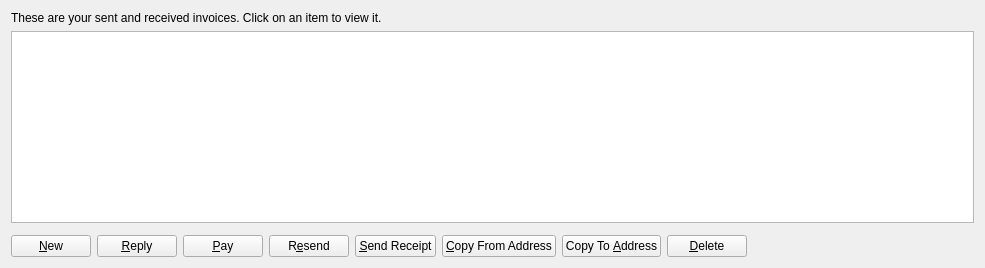
<?xml version="1.0" encoding="UTF-8"?>
<ui version="4.0">
 <class>InvoicePage</class>
 <widget class="QWidget" name="InvoicePage">
  <property name="geometry">
   <rect>
    <x>0</x>
    <y>0</y>
    <width>985</width>
    <height>268</height>
   </rect>
  </property>
  <property name="windowTitle">
   <string>Address Book</string>
  </property>
  <layout class="QVBoxLayout" name="verticalLayout">
   <item>
    <widget class="QLabel" name="labelExplanation">
     <property name="text">
      <string>These are your sent and received invoices. Click on an item to view it.</string>
     </property>
     <property name="textFormat">
      <enum>Qt::PlainText</enum>
     </property>
     <property name="wordWrap">
      <bool>true</bool>
     </property>
    </widget>
   </item>
   <item>
    <widget class="QTableView" name="tableView">
     <property name="contextMenuPolicy">
      <enum>Qt::CustomContextMenu</enum>
     </property>
     <property name="toolTip">
      <string>Double-click to edit address or label</string>
     </property>
     <property name="tabKeyNavigation">
      <bool>false</bool>
     </property>
     <property name="alternatingRowColors">
      <bool>true</bool>
     </property>
     <property name="selectionMode">
      <enum>QAbstractItemView::SingleSelection</enum>
     </property>
     <property name="selectionBehavior">
      <enum>QAbstractItemView::SelectRows</enum>
     </property>
     <property name="sortingEnabled">
      <bool>true</bool>
     </property>
     <attribute name="verticalHeaderVisible">
      <bool>false</bool>
     </attribute>
    </widget>
   </item>
   <item>
    <widget class="QWidget" name="invoiceView" native="true"/>
   </item>
   <item>
    <layout class="QHBoxLayout" name="horizontalLayout">
     <item>
      <widget class="QPushButton" name="newButton">
       <property name="text">
        <string>&amp;New</string>
       </property>
       <property name="icon">
        <iconset resource="../bitcoin.qrc">
         <normaloff>:/icons/add</normaloff>:/icons/add</iconset>
       </property>
      </widget>
     </item>
     <item>
      <widget class="QPushButton" name="replyButton">
       <property name="text">
        <string>&amp;Reply</string>
       </property>
       <property name="icon">
        <iconset resource="../bitcoin.qrc">
         <normaloff>:/icons/send</normaloff>:/icons/send</iconset>
       </property>
      </widget>
     </item>
     <item>
      <widget class="QPushButton" name="payButton">
       <property name="toolTip">
        <string>Sign a message to prove you own a PenCoin address</string>
       </property>
       <property name="text">
        <string>&amp;Pay</string>
       </property>
       <property name="icon">
        <iconset resource="../bitcoin.qrc">
         <normaloff>:/icons/send</normaloff>:/icons/send</iconset>
       </property>
      </widget>
     </item>
     <item>
      <widget class="QPushButton" name="resendButton">
       <property name="toolTip">
        <string>Sign a message to prove you own a PenCoin address</string>
       </property>
       <property name="text">
        <string>R&amp;esend</string>
       </property>
       <property name="icon">
        <iconset resource="../bitcoin.qrc">
         <normaloff>:/icons/send</normaloff>:/icons/send</iconset>
       </property>
      </widget>
     </item>
     <item>
      <widget class="QPushButton" name="receiptButton">
       <property name="text">
        <string>&amp;Send Receipt</string>
       </property>
       <property name="icon">
        <iconset resource="../bitcoin.qrc">
         <normaloff>:/icons/synced</normaloff>:/icons/synced</iconset>
       </property>
      </widget>
     </item>
     <item>
      <widget class="QPushButton" name="copyFromAddressButton">
       <property name="toolTip">
        <string>Copy the currently selected address to the system clipboard</string>
       </property>
       <property name="text">
        <string>&amp;Copy From Address</string>
       </property>
       <property name="icon">
        <iconset resource="../bitcoin.qrc">
         <normaloff>:/icons/editcopy</normaloff>:/icons/editcopy</iconset>
       </property>
      </widget>
     </item>
     <item>
      <widget class="QPushButton" name="copyToAddressButton">
       <property name="toolTip">
        <string>Copy the currently selected address to the system clipboard</string>
       </property>
       <property name="text">
        <string>Copy To &amp;Address</string>
       </property>
       <property name="icon">
        <iconset resource="../bitcoin.qrc">
         <normaloff>:/icons/editcopy</normaloff>:/icons/editcopy</iconset>
       </property>
      </widget>
     </item>
     <item>
      <widget class="QPushButton" name="deleteButton">
       <property name="toolTip">
        <string>Delete the currently selected address from the list</string>
       </property>
       <property name="text">
        <string>&amp;Delete</string>
       </property>
       <property name="icon">
        <iconset resource="../bitcoin.qrc">
         <normaloff>:/icons/remove</normaloff>:/icons/remove</iconset>
       </property>
      </widget>
     </item>
     <item>
      <spacer name="horizontalSpacer">
       <property name="orientation">
        <enum>Qt::Horizontal</enum>
       </property>
       <property name="sizeHint" stdset="0">
        <size>
         <width>40</width>
         <height>20</height>
        </size>
       </property>
      </spacer>
     </item>
    </layout>
   </item>
  </layout>
 </widget>
 <resources>
  <include location="../bitcoin.qrc"/>
 </resources>
 <connections/>
</ui>
